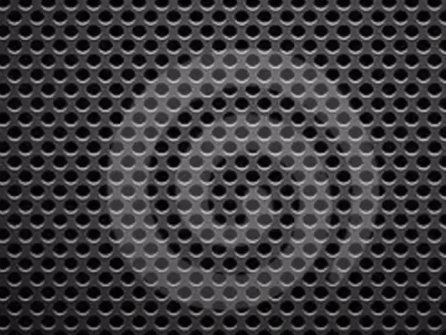
#> input picture pdifourier/folh.png, 446 x 335 px
$ python fftimage.py   (older library calls are emulated)
#> lines starting #> are read from the running program, lines starting #| are printed output that depends on the picture
import numpy as np

import scipy.misc
import imageio

import scipy
#from scipy.misc import imread
#import scipy.misc as imread

import scipy.fftpack as fp
import matplotlib.pyplot as plt


#f = misc.face(gray=True)
#f = imageio.imread('teste.png')
f = imageio.imread('folh.png')
#> f is the input picture: shape (335, 446, 4); mean R, G, B, A 61.3, 59.8, 61.2, 255

#f = imageio.imread(mode=)

#plt.imsave('teste_fft.png',f,cmap='gray')

#view image
plt.figure()
plt.title("image Original")
plt.imshow(f,cmap='gray')
plt.colorbar()


# fft2 2-D
F = fp.fft2(f)
Fm = np.absolute(F)
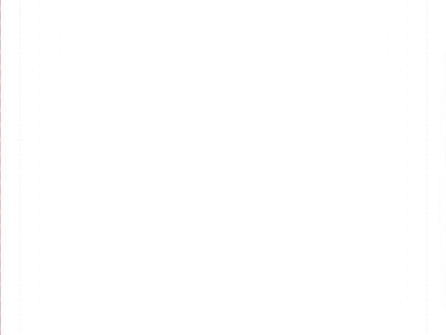
#> Fm: shape (335, 446, 4) float64; mean of channels 0, 1, 2, 3 1200.4, 449.9, 447.9, 449.9; transparent parts drawn white
Fm /= Fm.max()
Fm = fp.fftshift(Fm)
Fm = np.log(Fm)
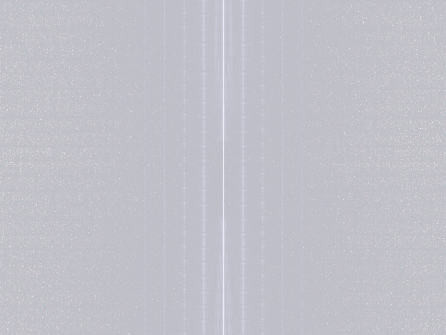
#> Fm: shape (335, 446, 4) float64; mean of channels 0, 1, 2, 3 -7.98, -8, -6.91, -8; transparent parts drawn white

#view image
plt.figure()
plt.title("image FFT")
#plt.imshow(Fm,cmap='gray')
plt.imshow(Fm, cmap="gray",vmax=0.012)

plt.colorbar()


plt.show()
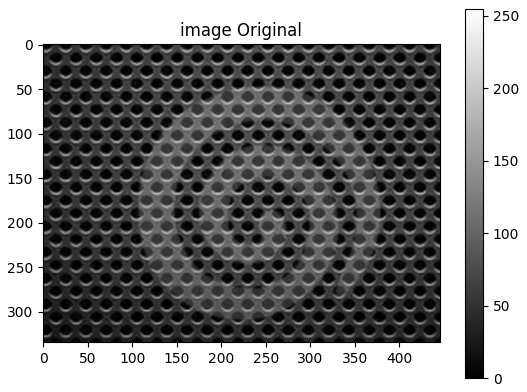
#> figure drawn by matplotlib, 2 panels
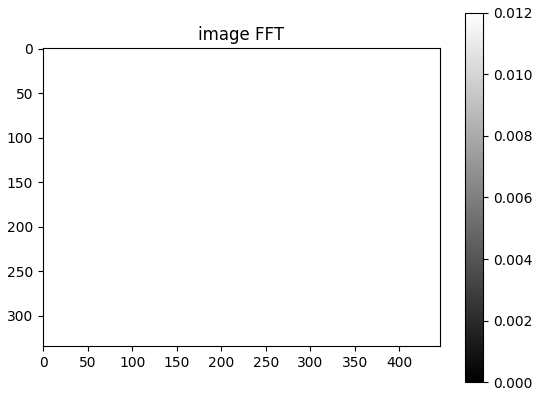
#> figure drawn by matplotlib, 2 panels
